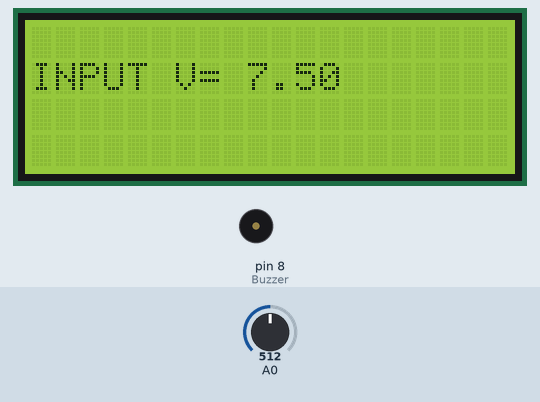
Recording of a sketch running on a simulated Arduino Uno, built with avr-gcc and run on an emulated ATmega328P. Shown: 20×4 character LCD, buzzer (waves = sounding, pin HIGH). Inputs (shaded band) come from the test bench; at power-on: A0 = 512. What the sketch prints to the serial monitor is not drawn.

Above: at 1.2 s.
1.3 s: A0 set to 350
At 1.9 s:
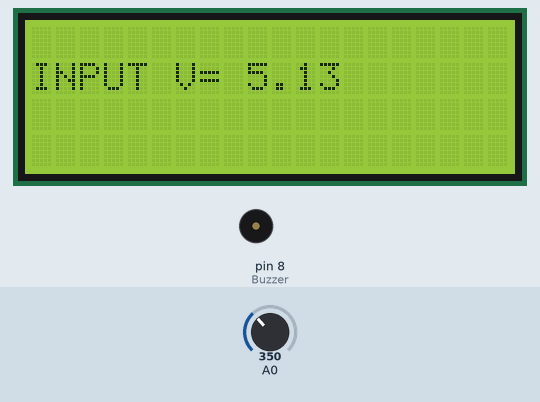
3.1 s: A0 set to 327
At 3.9 s:
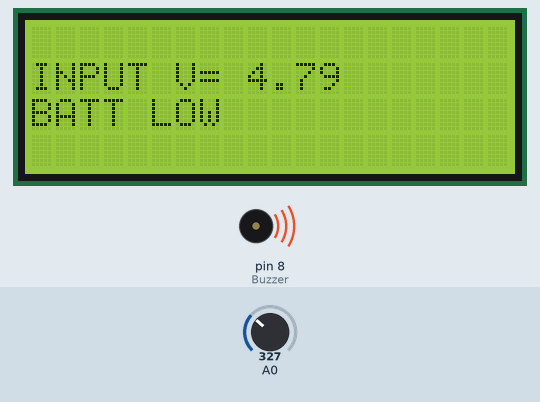
4.7 s: A0 set to 511
At 6.1 s:
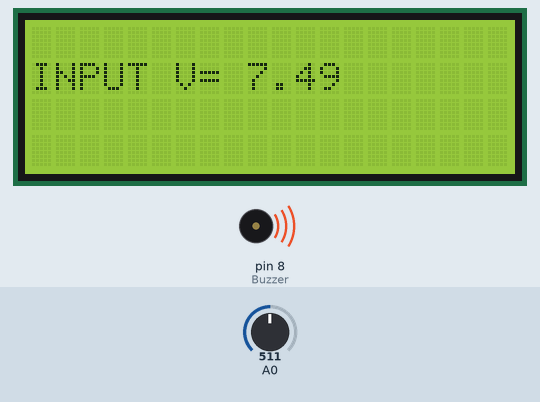
Timing chart, 0 to 7.7 s (numbered marks = the images above; inputs shaded):
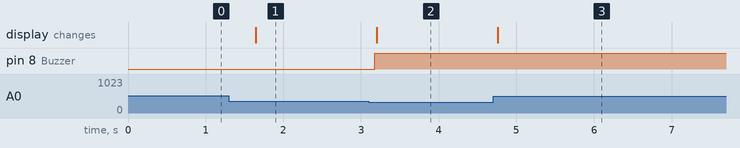

Measured:
- the behaviour switches between 342 and 341 on A0 (found by bisection; images 1 and 2)
- after the input at 1.3 s, the display: changes after 0.35 s (image 1)
- after the input at 3.1 s, pin 8 (Buzzer): LOW → HIGH after 0.08 s; the display: changes after 0.10 s (image 2)
- after the input at 4.7 s, the display: changes after 0.06 s (image 3)

The sketch:

DC_voltage.ino
```cpp
#include <LiquidCrystal_I2C.h>
#define NUM_SAMPLES 10

LiquidCrystal_I2C lcd(0x27, 20, 4);

int analogInput = A2;
float vout = 0.0;
float vin = 0.0;
float R1 = 440.0;
float R2 = 220.0;
int value = 0;
int Buzzer = 8;
int sum = 0;
unsigned char sample_count = 0;


void setup() {
  pinMode(A0, INPUT);
  pinMode(Buzzer, OUTPUT);
  lcd.init();
  lcd.backlight();
  lcd.setCursor(0, 2);
  lcd.print("DC VOLTMETER");
  Serial.begin(9600);
  lcd.clear();
}

void loop() {
  vout = (analogRead(A0) * 5.0) / 1024.0;
  vin = vout / (R2 / (R1 + R2));

  if (vin < 5) {
    digitalWrite(Buzzer, HIGH);
    lcd.setCursor(0, 1);
    lcd.print("INPUT V= ");
    lcd.print(vin);
    lcd.setCursor(0, 2);
    lcd.print("BATT LOW");
    Serial.print(vin);
    delay(500);
  } else {
    lcd.clear();
    lcd.setCursor(0, 1);
    lcd.print("INPUT V= ");
    lcd.print(vin);
    Serial.println(vin);
    delay(500);
  }
}
```
